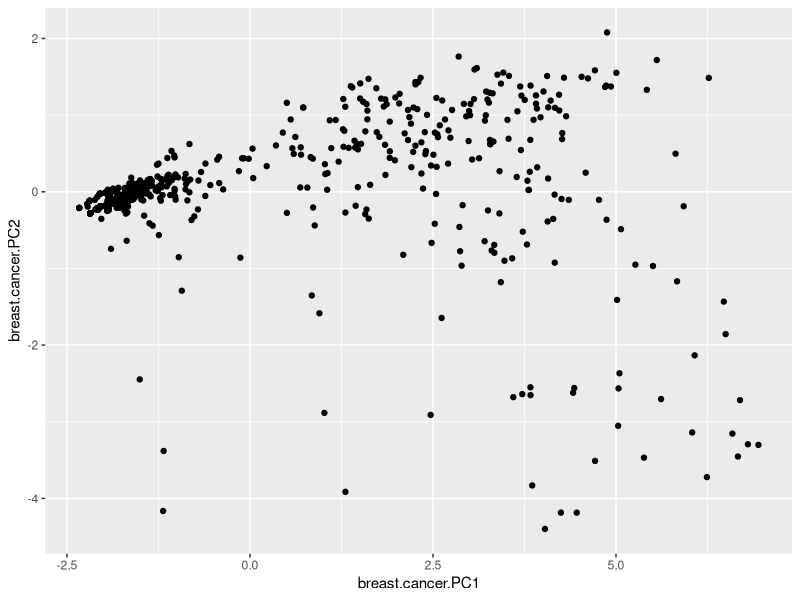

Write R code to recreate this figure.
## ---- chunk 1
knitr::opts_chunk$set(echo = TRUE)
## ---- chunk 2
library(mlbench)
data("BreastCancer")
breast.cancer.raw = BreastCancer[complete.cases(BreastCancer),]
breast.cancer.data = subset(breast.cancer.raw, select = -c(Id, Class))
scaled.breast.cancer.data = scale(sapply(breast.cancer.data, as.numeric))
breast.cancer.pc.cr <- princomp(scaled.breast.cancer.data)
breast.cancer.PC1 <- breast.cancer.pc.cr$scores[, 1]
breast.cancer.PC2 <- breast.cancer.pc.cr$scores[, 2]
summary(breast.cancer.pc.cr)
library(ggplot2)
qplot(breast.cancer.PC1, breast.cancer.PC2)
## ---- chunk 3

